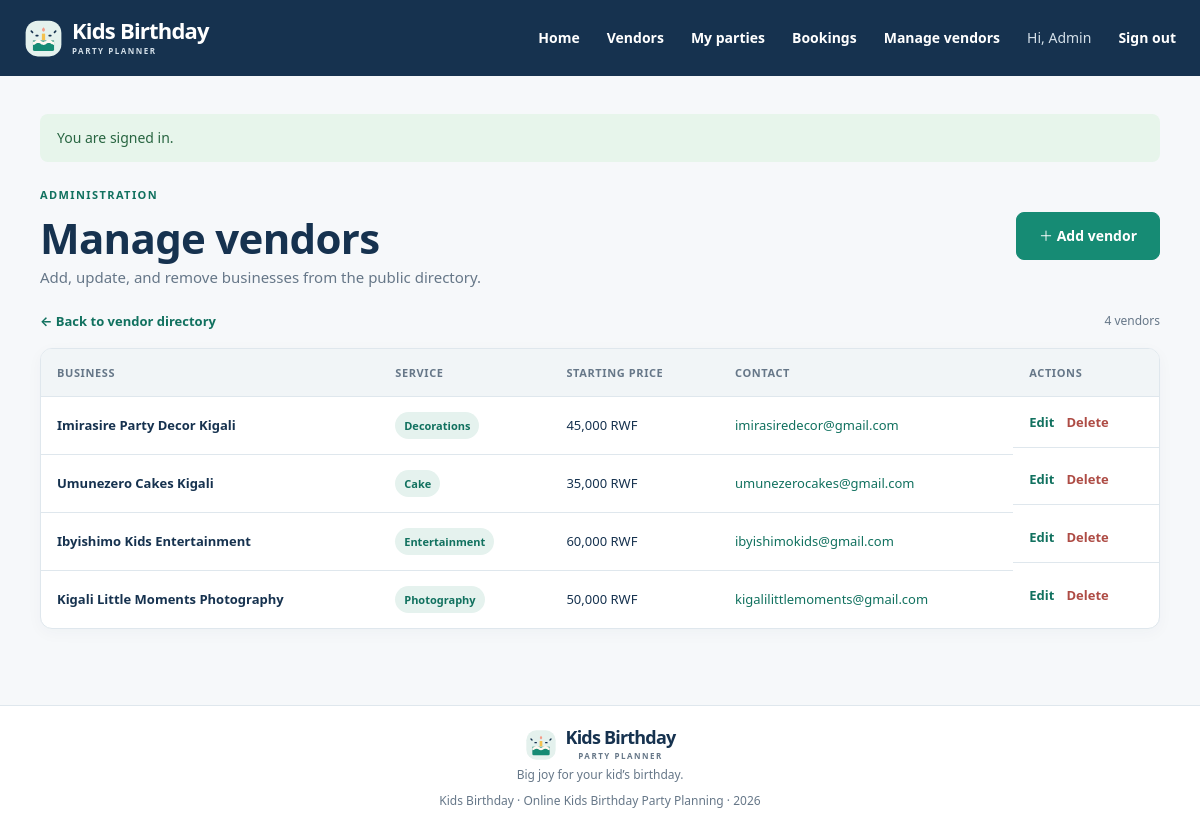
Page /index.php?r=vendors/manage (signed in) on the committed database.
### tables this page shows
CREATE TABLE IF NOT EXISTS users (
    user_id INT UNSIGNED NOT NULL AUTO_INCREMENT,
    username VARCHAR(80) NOT NULL,
    email VARCHAR(190) NOT NULL,
    password_hash VARCHAR(255) NOT NULL,
    role ENUM('parent', 'admin') NOT NULL DEFAULT 'parent',
    created_at TIMESTAMP NOT NULL DEFAULT CURRENT_TIMESTAMP,
    PRIMARY KEY (user_id),
    UNIQUE KEY uq_users_email (email)
);

CREATE TABLE IF NOT EXISTS vendors (
    vendor_id INT UNSIGNED NOT NULL AUTO_INCREMENT,
    name VARCHAR(120) NOT NULL,
    service_type ENUM('Cake', 'Decorations', 'Entertainment', 'Photography') NOT NULL,
    price DECIMAL(7,0) UNSIGNED NOT NULL,
    contact_email VARCHAR(190) NOT NULL,
    PRIMARY KEY (vendor_id),
    KEY idx_vendors_service_type (service_type),
    KEY idx_vendors_name (name)
);

### app/Core/helpers.php (called while the page is built, shortened)
<?php
function db(): PDO
{
    return Database::connection();
}
function e($value): string
{
    return htmlspecialchars((string) $value, ENT_QUOTES | ENT_SUBSTITUTE, 'UTF-8');
}
function current_user(): ?array
{
    return $_SESSION['user'] ?? null;
}
function render(string $view, array $data = []): void
{
    extract($data, EXTR_SKIP);
    $viewFile = __DIR__ . '/../Views/' . $view . '.php';
    require __DIR__ . '/../Views/layout/header.php';
    require $viewFile;
    require __DIR__ . '/../Views/layout/footer.php';
}
function take_flashes(): array
{
    $messages = $_SESSION['flash'] ?? [];
    return $messages;
}
function money_rwf($amount): string
{
    return number_format((float) $amount, 0, '.', ',') . ' RWF';
}

### app/Controllers/VendorController.php (called while the page is built, shortened)
<?php
final class VendorController
{
    public static function manage(): void
    {
        render('vendors/manage', [
            'title' => 'Manage vendors',
            'vendors' => Vendor::all(),
        ]);
    }
}

### config/database.php (called while the page is built)
<?php
return [
    'host' => getenv('DB_HOST') ?: '127.0.0.1',
    'port' => getenv('DB_PORT') ?: '3306',
    'database' => getenv('DB_NAME') ?: 'kids_party_planner',
    'username' => getenv('DB_USER') ?: 'root',
    'password' => getenv('DB_PASS') !== false ? getenv('DB_PASS') : '',
    'charset' => 'utf8mb4',
];

### app/Core/Database.php (called while the page is built, shortened)
<?php
final class Database
{
    private static ?PDO $connection = null;
    public static function connection(): PDO
    {
        if (self::$connection === null) {
            $config = require dirname(__DIR__, 2) . '/config/database.php';
            $dsn = sprintf(
                'mysql:host=%s;port=%s;dbname=%s;charset=%s',
                $config['host'],
                $config['port'],
                $config['database'],
                $config['charset']
            );
            self::$connection = new PDO($dsn, $config['username'], $config['password'], [
                PDO::ATTR_ERRMODE => PDO::ERRMODE_EXCEPTION,
                PDO::ATTR_DEFAULT_FETCH_MODE => PDO::FETCH_ASSOC,
                PDO::ATTR_EMULATE_PREPARES => false,
            ]);
        }
        return self::$connection;
    }
}

### app/Models/User.php (called while the page is built, shortened)
<?php
final class User
{
    public static function find(int $id): ?array
    {
        $statement = db()->prepare('SELECT user_id, username, email, role, created_at FROM users WHERE user_id = ?');
        $statement->execute([$id]);
        $user = $statement->fetch();
        return $user ?: null;
    }
}

### app/bootstrap.php (called while the page is built, shortened)
<?php
require_once __DIR__ . '/Core/Database.php';
require_once __DIR__ . '/Core/helpers.php';
require_once __DIR__ . '/Models/User.php';
require_once __DIR__ . '/Models/Vendor.php';
require_once __DIR__ . '/Controllers/VendorController.php';
if (!empty($_SESSION['user'])) {
    $sessionUser = User::find((int) $_SESSION['user']['user_id']);
}

### app/Models/Vendor.php (called while the page is built, shortened)
<?php
final class Vendor
{
    public static function all(string $search = '', string $serviceType = ''): array
    {
        $sql = 'SELECT vendor_id, name, service_type, price, contact_email FROM vendors';
        $parameters = [];
        $statement = db()->prepare($sql . ' ' . self::ORDER_BY);
        $statement->execute($parameters);
        return $statement->fetchAll();
    }
}

### app/Views/vendors/manage.php (the view, shortened to what this page needs)
<section class="page-heading">
    <div>
        <span class="eyebrow">ADMINISTRATION</span>
        <h1>Manage vendors</h1>
        <p>Add, update, and remove businesses from the public directory.</p>
    </div>
    <a class="button" href="index.php?r=vendors/create">＋ Add vendor</a>
</section>
<div class="manage-toolbar">
    <a class="back-link" href="index.php?r=vendors">← Back to vendor directory</a>
    <span class="record-count"><?= count($vendors) ?> <?= count($vendors) === 1 ? 'vendor' : 'vendors' ?></span>
</div>
<?php if (!$vendors): ?>
    <div class="empty-panel">
        <span>🎂</span>
        <h2>No vendors yet</h2>
        <p>Add the first party professional to the directory.</p>
        <a class="button" href="index.php?r=vendors/create">Add a vendor</a>
    </div>
<?php else: ?>
    <div class="table-wrap">
        <table>
            <thead>
                <tr><th>Business</th><th>Service</th><th>Starting price</th><th>Contact</th><th>Actions</th></tr>
            </thead>
            <tbody>
                <?php foreach ($vendors as $vendor): ?>
                    <tr>
                        <td><strong><?= e($vendor['name']) ?></strong></td>
                        <td><span class="tag"><?= e($vendor['service_type']) ?></span></td>
                        <td><?= e(money_rwf($vendor['price'])) ?></td>
                        <td><a class="vendor-contact" href="mailto:<?= e($vendor['contact_email']) ?>"><?= e($vendor['contact_email']) ?></a></td>
                        <td class="actions">
                            <a class="text-link" href="index.php?r=vendors/edit&id=<?= (int) $vendor['vendor_id'] ?>">Edit</a>
                            <form method="post" action="index.php?r=vendors/delete" data-confirm="Delete this vendor? Existing bookings will also be removed.">
                                <button class="link-button danger-link" type="submit">Delete</button>
                            </form>
                        </td>
                    </tr>
                <?php endforeach; ?>
            </tbody>
        </table>
    </div>
<?php endif; ?>

### app/Views/layout/header.php (shortened to what this page needs)
<?php $flashes = take_flashes(); ?>
<!doctype html>
<html lang="en">
<head>
    <link rel="stylesheet" href="assets/css/style.css?v=2">
</head>
<body>
<header class="site-header">
    <div class="nav-wrap">
        <a class="brand" href="index.php?r=home" aria-label="Kids Birthday home">
            <img class="brand-mark" src="assets/images/birthday-mark.svg" alt="">
            <span class="brand-copy"><span class="brand-name">Kids Birthday</span><span class="brand-caption">PARTY PLANNER</span></span>
        </a>
        <nav class="main-nav" id="main-navigation" aria-label="Main navigation">
            <a href="index.php?r=home">Home</a>
            <a href="index.php?r=vendors">Vendors</a>
            <?php if (current_user()): ?>
                <a href="index.php?r=parties">My parties</a>
                <a href="index.php?r=bookings">Bookings</a>
                <?php if (current_user()['role'] === 'admin'): ?>
                    <a href="index.php?r=vendors/manage">Manage vendors</a>
                <?php endif; ?>
                <a class="nav-user" href="index.php?r=profile" title="Your profile">Hi, <?= e(current_user()['role'] === 'admin' ? 'Admin' : current_user()['username']) ?></a>
                <form class="nav-logout" method="post" action="index.php?r=logout">
                    <button class="link-button" type="submit">Sign out</button>
                </form>
            <?php else: ?>
                <a href="index.php?r=login">Sign in</a>
                <a class="button button-small" href="index.php?r=register">Get started</a>
            <?php endif; ?>
        </nav>
    </div>
</header>
<main class="main-content" id="main-content">
    <?php foreach ($flashes as $flash): ?>
        <div class="flash flash-<?= e($flash['type']) ?>" role="status"><?= e($flash['message']) ?></div>
    <?php endforeach; ?>

### assets/css/style.css (style rules this page uses)
:root { --ink: #16324f; --muted: #667788; --accent: #168b74; --accent-dark: #11715f; --accent-soft: #e5f2ee; --peach: #fce9dc; --mint: #e4f1ed; --cream: #f6f8fa; --line: #dfe7ed; --white: #fff; --shadow: 0 12px 32px rgba(22, 50, 79, .08); font-family: system-ui, -apple-system, BlinkMacSystemFont, "Segoe UI", sans-serif; color: var(--ink); background: var(--cream); font-synthesis: none; text-rendering: optimizeLegibility; }
* { box-sizing: border-box; font-style: normal; }
body { margin: 0; background: var(--cream); font-size: 15px; line-height: 1.55; }
a { color: var(--accent-dark); text-decoration: none; }
button, input, select { font: inherit; }
button, select { cursor: pointer; }
.main-content { width: min(1120px, calc(100% - 48px)); min-height: calc(100vh - 180px); margin: 0 auto; padding: 38px 0 76px; }
.site-header { position: sticky; z-index: 20; top: 0; background: var(--ink); color: white; }
.nav-wrap { width: min(1200px, calc(100% - 48px)); height: 76px; margin: auto; display: flex; justify-content: space-between; align-items: center; }
.brand { display: inline-flex; align-items: center; gap: 9px; color: var(--ink); font-size: 22px; font-weight: 700; letter-spacing: -.8px; }
.site-header .brand { color: white; }
.site-header .brand-caption { color: #d4e0e9; }
.brand-mark { display: block; width: 39px; height: 39px; object-fit: contain; }
.brand-copy { display: grid; gap: 4px; }
.brand-name { line-height: 1; }
.brand-caption { color: var(--muted); font-size: 8px; font-weight: 700; letter-spacing: 1.5px; }
.main-nav { display: flex; align-items: center; gap: 27px; font-size: 14px; font-weight: 600; }
.main-nav > a:not(.button), .main-nav .link-button { color: white; }
.nav-user { color: #d4e0e9; font-weight: 500; }
.main-nav > a.nav-user { color: #d4e0e9; }
.nav-logout { margin: 0; }
.link-button { padding: 0; border: 0; background: transparent; font-size: inherit; font-weight: 600; }
.button { display: inline-flex; min-height: 48px; align-items: center; justify-content: center; gap: 14px; padding: 0 22px; border: 1px solid var(--accent); border-radius: 8px; background: var(--accent); color: white; font-size: 14px; font-weight: 700; transition: .2s ease; }
.flash { margin: 0 auto 20px; padding: 13px 17px; border-radius: 8px; font-size: 14px; }
.flash-success { background: #e7f5eb; color: #286541; }
.eyebrow { color: var(--accent-dark); font-size: 11px; font-weight: 700; letter-spacing: 1.4px; }
h1, h2, h3, p { margin-top: 0; }
h1, h2 { font-family: inherit; letter-spacing: -.7px; }
.text-link { color: var(--accent-dark); font-size: 13px; font-weight: 700; white-space: nowrap; }
.tag { display: inline-block; padding: 5px 9px; border-radius: 20px; background: var(--accent-soft); color: var(--accent-dark); font-size: 11px; font-weight: 700; }
.vendor-contact { display: inline-block; max-width: 100%; overflow-wrap: anywhere; color: var(--accent-dark); font-size: 13px; }
.page-heading { display: flex; justify-content: space-between; align-items: center; gap: 24px; margin: 20px 0 32px; }
.page-heading h1 { margin: 9px 0 4px; font-size: clamp(36px, 4vw, 42px); line-height: 1.15; }
.page-heading p { margin-bottom: 0; color: var(--muted); }
.manage-toolbar { display: flex; align-items: center; justify-content: space-between; margin: -10px 0 16px; }
.manage-toolbar .back-link { margin: 0; }
.record-count { color: var(--muted); font-size: 12px; }
.table-wrap { width: 100%; overflow-x: auto; border: 1px solid var(--line); border-radius: 12px; background: white; box-shadow: 0 4px 16px rgba(22, 50, 79, .035); }
table { width: 100%; border-collapse: collapse; text-align: left; }
th, td { min-width: 110px; padding: 15px 16px; border-bottom: 1px solid var(--line); vertical-align: middle; font-size: 13px; }
th { background: #f1f5f7; color: var(--muted); font-size: 11px; letter-spacing: .6px; text-transform: uppercase; }
tbody tr:last-child td { border-bottom: 0; }
td strong { font-size: 13px; }
.actions { display: flex; flex-wrap: wrap; align-items: center; gap: 12px; }
.actions form { margin: 0; }
.danger-link { color: #ae4c45; }
.back-link { display: inline-block; margin: 4px 0 20px; font-size: 13px; font-weight: 700; }

### rows in the picture
users: role "Admin"
vendors: name "Imirasire Party Decor Kigali", service_type "Decorations", price "45,000 RWF", contact_email "imirasiredecor@gmail.com"
vendors: name "Umunezero Cakes Kigali", service_type "Cake", price "35,000 RWF", contact_email "umunezerocakes@gmail.com"
vendors: name "Ibyishimo Kids Entertainment", service_type "Entertainment", price "60,000 RWF", contact_email "ibyishimokids@gmail.com"
vendors: name "Kigali Little Moments Photography", service_type "Photography", price "50,000 RWF", contact_email "kigalilittlemoments@gmail.com"

### other values in the picture
$flash['message'] "You are signed in."
count($vendors) "4"
